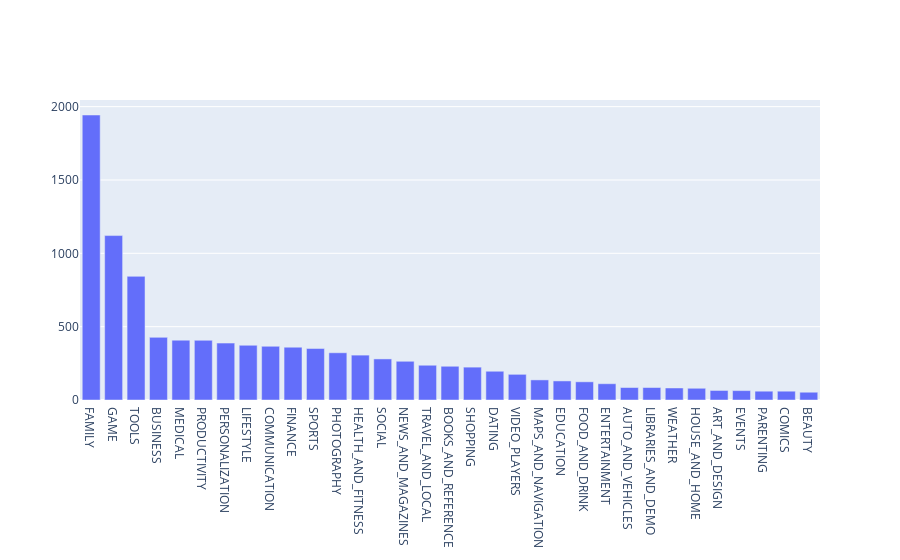

The notebook cell this image was saved under:
### Markdown cell above
## 4. Exploring app categories
<p>With more than 1 billion active users in 190 countries around the world, Google Play continues to be an important distribution platform to build a global audience. For businesses to get their apps in front of users, it's important to make them more quickly and easily discoverable on Google Play. To improve the overall search experience, Google has introduced the concept of grouping apps into categories.</p>
<p>This brings us to the following questions:</p>
<ul>
<li>Which category has the highest share of (active) apps in the market? </li>
<li>Is any specific category dominating the market?</li>
<li>Which categories have the fewest number of apps?</li>
</ul>
<p>We will see that there are <code>33</code> unique app categories present in our dataset. <em>Family</em> and <em>Game</em> apps have the highest market prevalence. Interestingly, <em>Tools</em>, <em>Business</em> and <em>Medical</em> apps are also at the top.</p>

### Code cell
import plotly
plotly.offline.init_notebook_mode(connected=True)
import plotly.graph_objs as go

# Print the total number of unique categories
num_categories = len(apps["Category"].unique())
print('Number of categories = ', num_categories)

# Count the number of apps in each 'Category'. 
num_apps_in_category = apps["Category"].value_counts()

# Sort num_apps_in_category in descending order based on the count of apps in each category
sorted_num_apps_in_category = num_apps_in_category.sort_values(ascending = False)

data = [go.Bar(
        x = num_apps_in_category.index, # index = category name
        y = num_apps_in_category.values, # value = count
)]

plotly.offline.iplot(data)

### Figure 1 — Plotly figure (JSON) as saved in the notebook; plotly's stock layout.template omitted (floating-point values rounded to 4 significant figures)
{"data": [{"type": "bar", "x": ["FAMILY", "GAME", "TOOLS", "BUSINESS", "MEDICAL", "PRODUCTIVITY", "PERSONALIZATION", "LIFESTYLE", "COMMUNICATION", "FINANCE", "SPORTS", "PHOTOGRAPHY", "HEALTH_AND_FITNESS", "SOCIAL", "NEWS_AND_MAGAZINES", "TRAVEL_AND_LOCAL", "BOOKS_AND_REFERENCE", "SHOPPING", "DATING", "VIDEO_PLAYERS", "MAPS_AND_NAVIGATION", "EDUCATION", "FOOD_AND_DRINK", "ENTERTAINMENT", "AUTO_AND_VEHICLES", "LIBRARIES_AND_DEMO", "WEATHER", "HOUSE_AND_HOME", "ART_AND_DESIGN", "EVENTS", "PARENTING", "COMICS", "BEAUTY"], "y": [1943, 1121, 843, 427, 408, 407, 388, 373, 366, 360, 351, 322, 306, 280, 264, 237, 230, 224, 196, 175, 137, 130, 124, 111, 85, 85, 82, 80, 65, 64, 60, 60, 53]}], "layout": {}}
